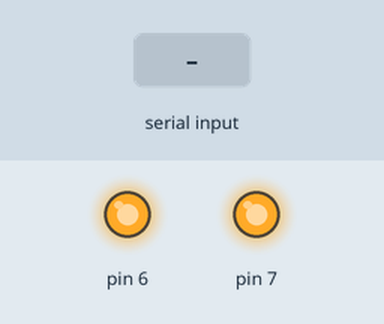
Recording of a sketch running on a simulated Arduino Uno, built with avr-gcc and run on an emulated ATmega328P. Shown: output pins drawn as LEDs (lit = HIGH). The inputs (shaded band) are chosen by the test bench. What the sketch prints to the serial monitor is not drawn.

Above: at 1.8 s.
1.9 s: "1" received over the second serial link
At 2.7 s:
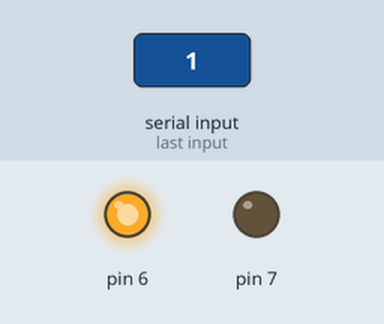
4.4 s: "0" received over the second serial link
At 5.6 s:
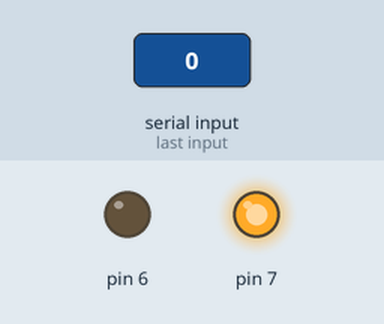
5.9 s: "1" received over the second serial link
At 6.7 s:
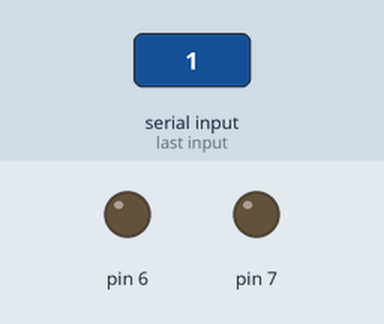
Timing chart, 0 to 8.9 s (numbered marks = the images above; inputs shaded):
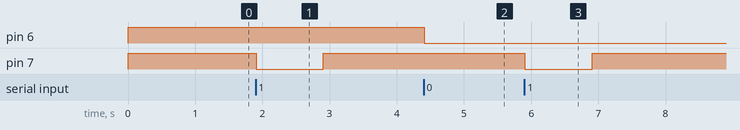

Measured:
- after the input at 1.9 s, pin 7: HIGH → LOW at once, → HIGH 1.0 s later
- after the input at 4.4 s, pin 6: HIGH → LOW at once
- after the input at 5.9 s, pin 7: HIGH → LOW at once, → HIGH 1.0 s later

The sketch:

GarageOpener.ino
```cpp
#include <SoftwareSerial.h>

#define RxD 13
#define TxD 12


SoftwareSerial BTSerial(RxD, TxD);
char c;
void setup()
{
  c = '0';
   pinMode(7, OUTPUT);
  digitalWrite(7,HIGH);
  pinMode(6, OUTPUT);
  digitalWrite(6,HIGH);

  //AT configuration
  BTSerial.flush();
  delay(500);
  BTSerial.begin(9600);
  Serial.begin(9600);
  Serial.println("Preparado para enviar comandos AT:");
  BTSerial.print("ATrn");

  delay(100);

}

void loop()
{
  if (BTSerial.available()){
    c = (char)BTSerial.read();
    Serial.write(c);

    if(c == '1'){
      digitalWrite(7,LOW);
      delay(1000);
      digitalWrite(7,HIGH);
      BTSerial.write('7');
    }
    if(c == '0'){
      digitalWrite(6,LOW);

    }

  }
  delay(100);

}
```
